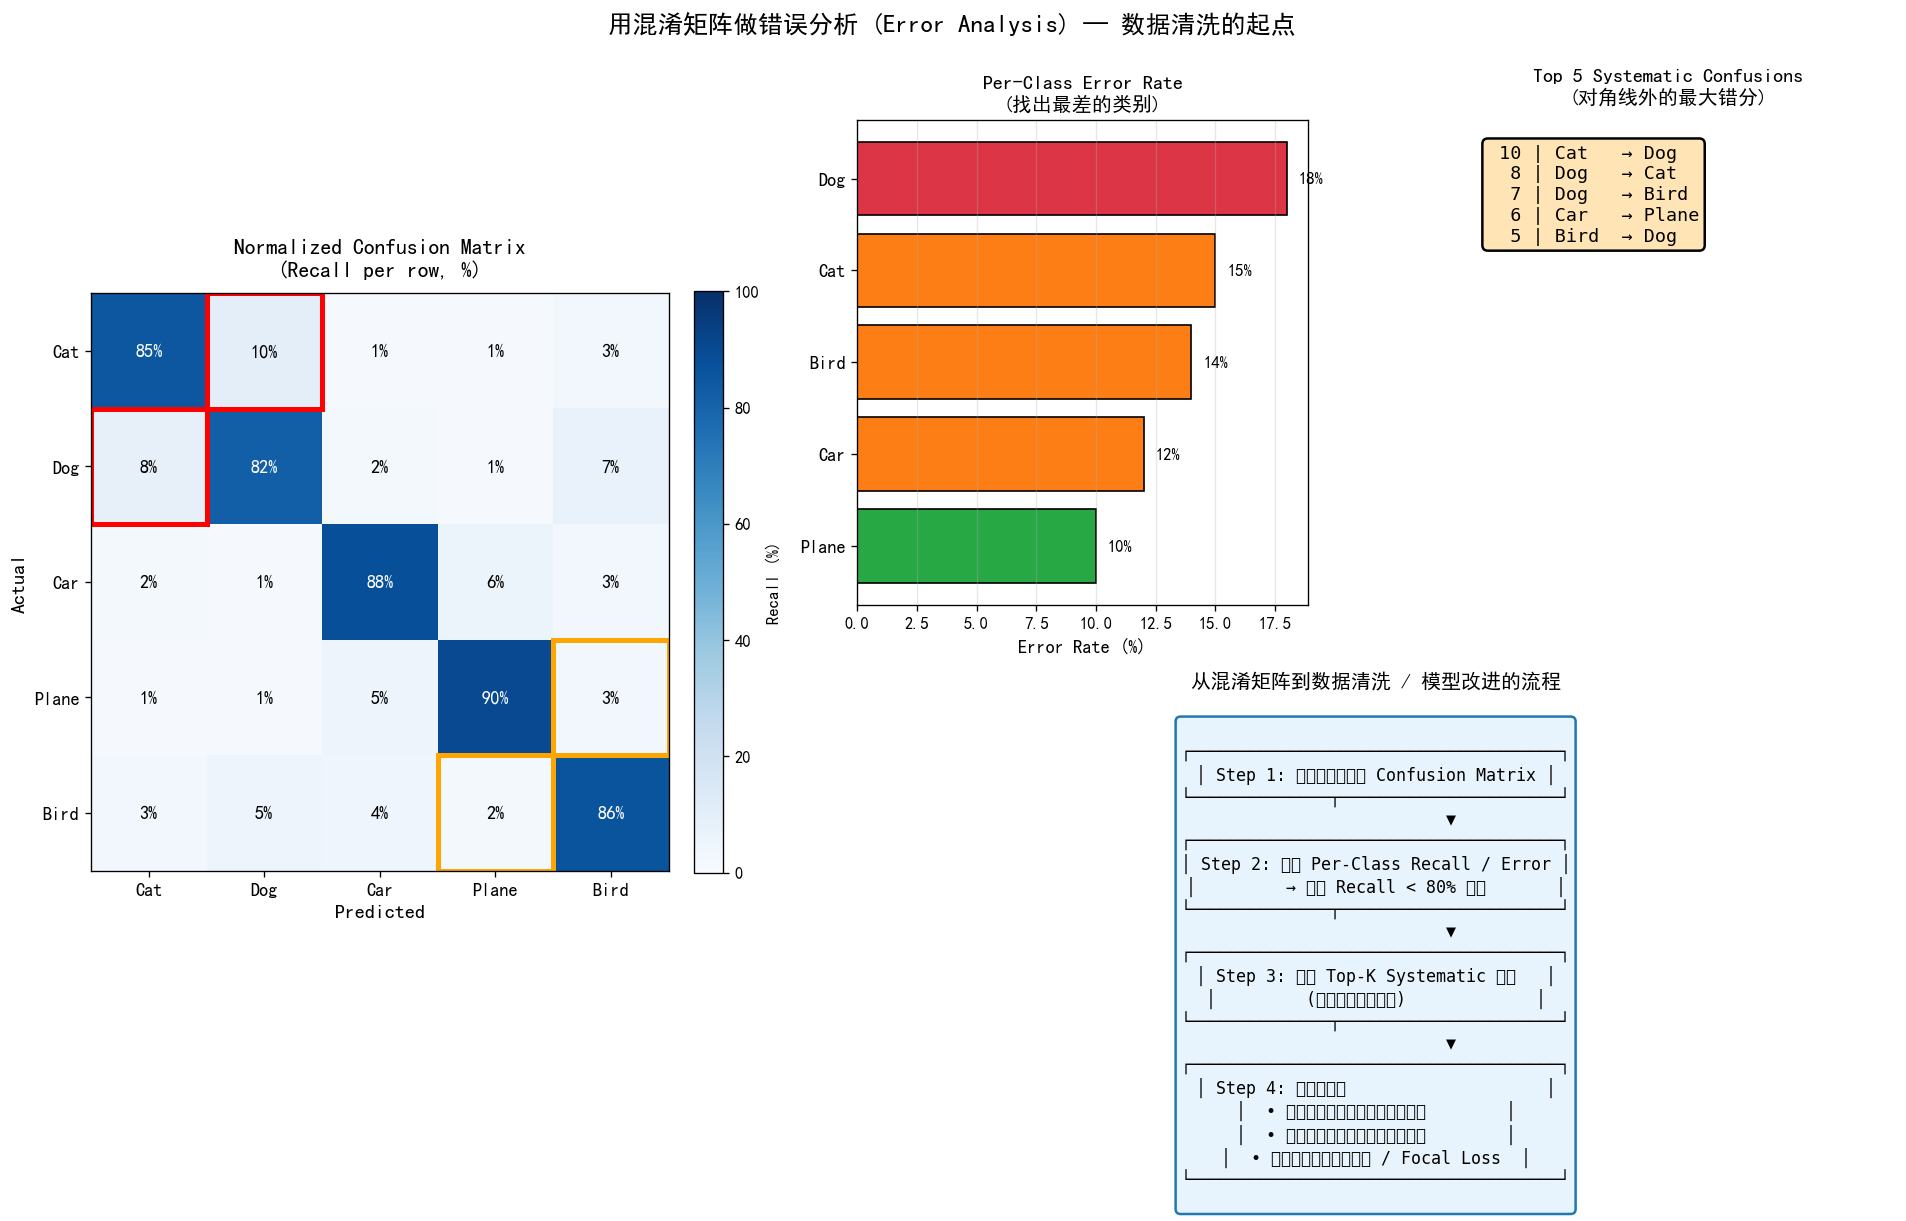

Python code for this plot:
"""
Confusion Matrix for Error Analysis
===================================
Visualizes how to use confusion matrix to find the model's weakest classes,
then drill into specific misclassified samples.

Output: assets/figures/2-3-confusion-error-analysis.png
"""
import matplotlib.pyplot as plt
import numpy as np


np.random.seed(42)

# Simulate a 5-class confusion matrix (e.g., CIFAR-10 subset: cat, dog, car, plane, bird)
classes = ['Cat', 'Dog', 'Car', 'Plane', 'Bird']
n = len(classes)

# Build a realistic confusion matrix
# Strong diagonal, but systematic confusions: cat<->dog, car<->plane
cm = np.array([
    [85, 10, 1, 1, 3],   # cat: confuses 10% with dog, 3% with bird
    [8, 82, 2, 1, 7],    # dog: confuses 8% with cat, 7% with bird
    [2, 1, 88, 6, 3],    # car: confuses 6% with plane
    [1, 1, 5, 90, 3],    # plane: confuses 5% with car
    [3, 5, 4, 2, 86],    # bird: 5% with dog
], dtype=float)

# Normalize per row to get per-class recall
cm_norm = cm / cm.sum(axis=1, keepdims=True) * 100

# Compute per-class metrics
recall = np.diag(cm_norm)
precision = np.diag(cm / cm.sum(axis=0, keepdims=True) * 100)
errors_per_class = 100 - recall

fig = plt.figure(figsize=(16, 10))
gs = fig.add_gridspec(2, 3, width_ratios=[1.4, 1, 1], height_ratios=[1, 0.7])

# Plot 1: Confusion matrix heatmap
ax1 = fig.add_subplot(gs[:, 0])
im = ax1.imshow(cm_norm, cmap='Blues', vmin=0, vmax=100)
ax1.set_xticks(range(n))
ax1.set_yticks(range(n))
ax1.set_xticklabels(classes, fontsize=11)
ax1.set_yticklabels(classes, fontsize=11)
ax1.set_xlabel('Predicted', fontsize=12, fontweight='bold')
ax1.set_ylabel('Actual', fontsize=12, fontweight='bold')
ax1.set_title('Normalized Confusion Matrix\n(Recall per row, %)',
              fontsize=13, fontweight='bold', pad=10)

# Annotate cells
for i in range(n):
    for j in range(n):
        color = 'white' if cm_norm[i, j] > 50 else 'black'
        weight = 'bold' if i == j else 'normal'
        ax1.text(j, i, f'{cm_norm[i, j]:.0f}%', ha='center', va='center',
                 color=color, fontweight=weight, fontsize=11)

# Highlight systematic confusions
ax1.add_patch(plt.Rectangle((-0.5, 0.5), 1, 1, fill=False, edgecolor='red', lw=3))
ax1.add_patch(plt.Rectangle((0.5, -0.5), 1, 1, fill=False, edgecolor='red', lw=3))
ax1.add_patch(plt.Rectangle((2.5, 3.5), 1, 1, fill=False, edgecolor='orange', lw=3))
ax1.add_patch(plt.Rectangle((3.5, 2.5), 1, 1, fill=False, edgecolor='orange', lw=3))
ax1.text(0.5, 0.5, '', color='red')
plt.colorbar(im, ax=ax1, fraction=0.046, pad=0.04, label='Recall (%)')

# Plot 2: Per-class error rate
ax2 = fig.add_subplot(gs[0, 1])
sorted_idx = np.argsort(errors_per_class)[::-1]
colors = ['#dc3545' if e > 15 else '#fd7e14' if e > 10 else '#28a745' for e in errors_per_class[sorted_idx]]
bars = ax2.barh(range(n), errors_per_class[sorted_idx], color=colors, edgecolor='black')
ax2.set_yticks(range(n))
ax2.set_yticklabels([classes[i] for i in sorted_idx], fontsize=11)
ax2.set_xlabel('Error Rate (%)', fontsize=11, fontweight='bold')
ax2.set_title('Per-Class Error Rate\n(找出最差的类别)', fontsize=12, fontweight='bold')
ax2.invert_yaxis()
ax2.grid(axis='x', alpha=0.3)
for i, (bar, val) in enumerate(zip(bars, errors_per_class[sorted_idx])):
    ax2.text(val + 0.5, bar.get_y() + bar.get_height()/2, f'{val:.0f}%',
             va='center', fontsize=10, fontweight='bold')

# Plot 3: Top-K confusions
ax3 = fig.add_subplot(gs[0, 2])
confusions = []
for i in range(n):
    for j in range(n):
        if i != j and cm[i, j] > 3:
            confusions.append((cm[i, j], i, j))
confusions.sort(reverse=True)
top_k = confusions[:5]

ax3.axis('off')
ax3.set_title('Top 5 Systematic Confusions\n(对角线外的最大错分)',
              fontsize=12, fontweight='bold', pad=10)
ax3_text = '\n'.join([f'{count:3.0f} | {classes[i]:5s} → {classes[j]:5s}'
                       for count, i, j in top_k])
ax3.text(0.1, 0.95, ax3_text, fontsize=11, family='monospace', va='top',
         transform=ax3.transAxes,
         bbox=dict(boxstyle='round', facecolor='#FFE4B5', edgecolor='black', lw=1.5))

# Plot 4: Recommendation flow
ax4 = fig.add_subplot(gs[1, 1:])
ax4.axis('off')
ax4.set_title('从混淆矩阵到数据清洗 / 模型改进的流程',
              fontsize=12, fontweight='bold', pad=10)

flow = """
┌─────────────────────────────────────┐
│ Step 1: 训练模型，画出 Confusion Matrix │
└──────────────┬──────────────────────┘
               ▼
┌─────────────────────────────────────┐
│ Step 2: 计算 Per-Class Recall / Error │
│         → 找出 Recall < 80% 的类       │
└──────────────┬──────────────────────┘
               ▼
┌─────────────────────────────────────┐
│ Step 3: 提取 Top-K Systematic 错分   │
│         (对角线外最大值对)             │
└──────────────┬──────────────────────┘
               ▼
┌─────────────────────────────────────┐
│ Step 4: 三选一行动                    │
│  • 数据清洗：检查错分样本的标签        │
│  • 数据增强：对困难类做更多增广        │
│  • 模型调整：增加类权重 / Focal Loss  │
└─────────────────────────────────────┘
"""
ax4.text(0.5, 0.95, flow, fontsize=10, family='monospace', va='top', ha='center',
         transform=ax4.transAxes,
         bbox=dict(boxstyle='round', facecolor='#E8F4FD', edgecolor='#1F77B4', lw=1.5))

fig.suptitle('用混淆矩阵做错误分析 (Error Analysis) — 数据清洗的起点',
             fontsize=15, fontweight='bold', y=0.995)

plt.tight_layout()
plt.savefig('assets/figures/2-3-confusion-error-analysis.png', dpi=120, bbox_inches='tight', facecolor='white')
print('  ✓ Saved: assets/figures/2-3-confusion-error-analysis.png')
